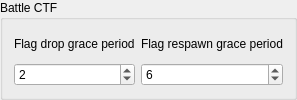
                            <widget class="QGroupBox" name="groupBox_29">
                             <property name="title">
                              <string>Battle CTF</string>
                             </property>
                             <layout class="QGridLayout" name="gridLayout_50">
                              <item row="2" column="2">
                               <widget class="QSpinBox" name="Ctf_flagrespawn_graceperiodInput">
                                <property name="maximum">
                                 <number>15</number>
                                </property>
                                <property name="value">
                                 <number>6</number>
                                </property>
                               </widget>
                              </item>
                              <item row="2" column="1">
                               <widget class="QSpinBox" name="Ctf_flagdrop_graceperiodInput">
                                <property name="maximum">
                                 <number>3</number>
                                </property>
                                <property name="value">
                                 <number>2</number>
                                </property>
                               </widget>
                              </item>
                              <item row="1" column="1">
                               <widget class="QLabel" name="label_38">
                                <property name="text">
                                 <string>Flag drop grace period</string>
                                </property>
                               </widget>
                              </item>
                              <item row="1" column="2">
                               <widget class="QLabel" name="label_39">
                                <property name="text">
                                 <string>Flag respawn grace period</string>
                                </property>
                               </widget>
                              </item>
                             </layout>
                            </widget>
